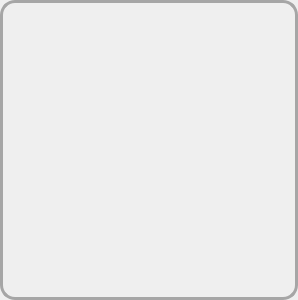
<?xml version="1.0" encoding="UTF-8"?>
<ui version="4.0">
 <class>ModeSelectionDialog</class>
 <widget class="QDialog" name="ModeSelectionDialog">
  <property name="geometry">
   <rect>
    <x>0</x>
    <y>0</y>
    <width>298</width>
    <height>300</height>
   </rect>
  </property>
  <property name="windowTitle">
   <string>Dialog</string>
  </property>
  <property name="styleSheet">
   <string notr="true">background-image:url(':/img/imgs/mode.png');
border: 3px solid #a6a6a6;
border-radius: 15px;
    

</string>
  </property>
  <widget class="QPushButton" name="easy">
   <property name="geometry">
    <rect>
     <x>30</x>
     <y>90</y>
     <width>236</width>
     <height>60</height>
    </rect>
   </property>
   <property name="styleSheet">
    <string notr="true">background-image:url(':/img/imgs/easy.png');
border-radius: 1px;
border-color:none;</string>
   </property>
   <property name="text">
    <string/>
   </property>
  </widget>
  <widget class="QPushButton" name="medium">
   <property name="geometry">
    <rect>
     <x>30</x>
     <y>150</y>
     <width>232</width>
     <height>60</height>
    </rect>
   </property>
   <property name="styleSheet">
    <string notr="true">background-image:url(':/img/imgs/medium.png');
border-radius: 1px;
border-color:none;</string>
   </property>
   <property name="text">
    <string/>
   </property>
  </widget>
  <widget class="QPushButton" name="hard">
   <property name="geometry">
    <rect>
     <x>30</x>
     <y>210</y>
     <width>232</width>
     <height>60</height>
    </rect>
   </property>
   <property name="styleSheet">
    <string notr="true">background-image:url(':/img/imgs/hard.png');
border-radius: 1px;
border-color:none;</string>
   </property>
   <property name="text">
    <string/>
   </property>
  </widget>
 </widget>
 <resources/>
 <connections/>
</ui>
